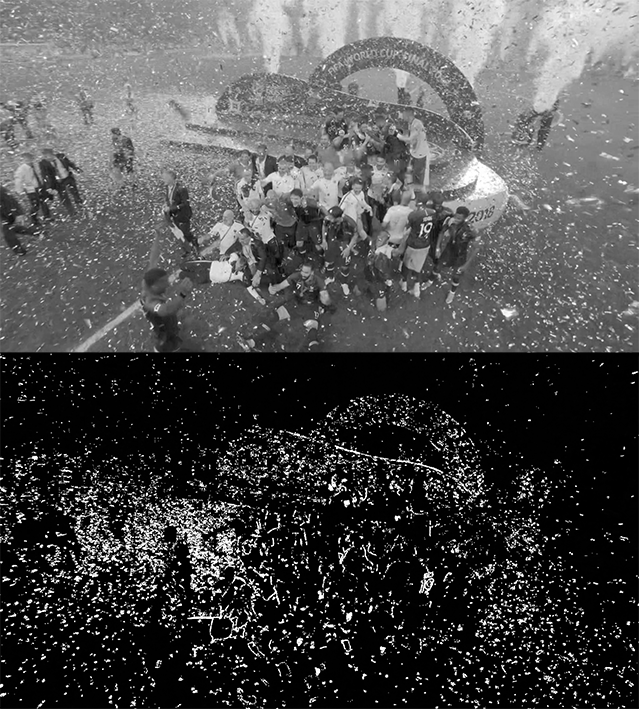
#> input picture example.png, 639 x 709 px
$ python -i image_processing.py   (imports and definitions only)
#> lines starting #> are read from the running program, lines starting #| are printed output that depends on the picture
import cv2
import numpy as np


def get_pixel_counts(img_rgb):
    """
    Detects edges in an image, converts it to
    a grayscale image and then counts the number of black/white pixels
    """
    image = cv2.cvtColor(img_rgb, cv2.COLOR_BGR2RGB)
    gray_img = cv2.cvtColor(image, cv2.COLOR_RGB2GRAY)
    edge = cv2.Canny(gray_img, 60, 180)
    return get_number_of_pixels(img=edge)


# [29 lines left out: function motion_detector, not called in this run]


def get_number_of_pixels(img):
    """
    Returns the number of black and white pixels in an image
    as a dictionary with the keys 'black' and 'white'
    """
    return {'white': np.sum(img == 255), 'black': np.sum(img == 0)}


# [19 lines left out: functions get_video_framerate, get_video_timecode, not called in this run]

>>> import cv2
>>> picture = cv2.imread('../example.png')
#> picture is the input picture: shape (709, 639, 3); min 0, max 255, mean 75
>>> result = get_pixel_counts(picture)
#> in get_pixel_counts, `edge = cv2.Canny(gray_img, 60, 180)`:
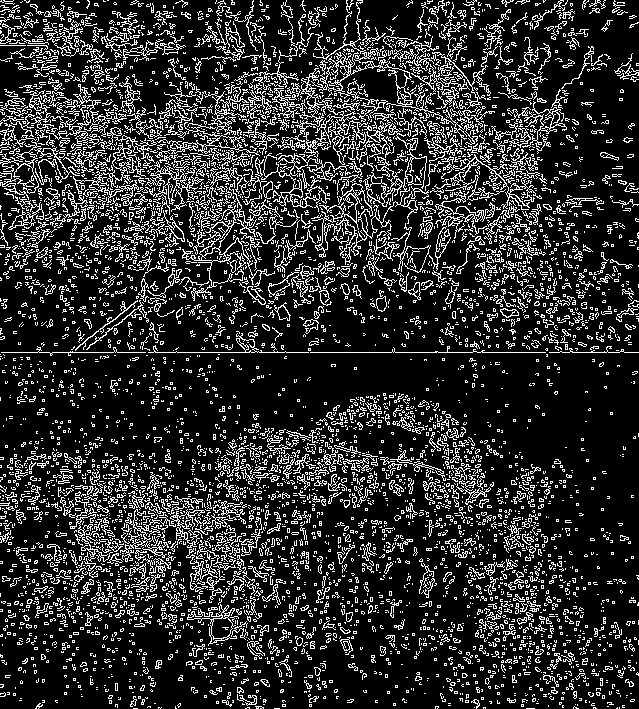
#> edge: shape (709, 639); 17.9% white in thin lines or dots
#> result = {'white': 81042, 'black': 372009}
